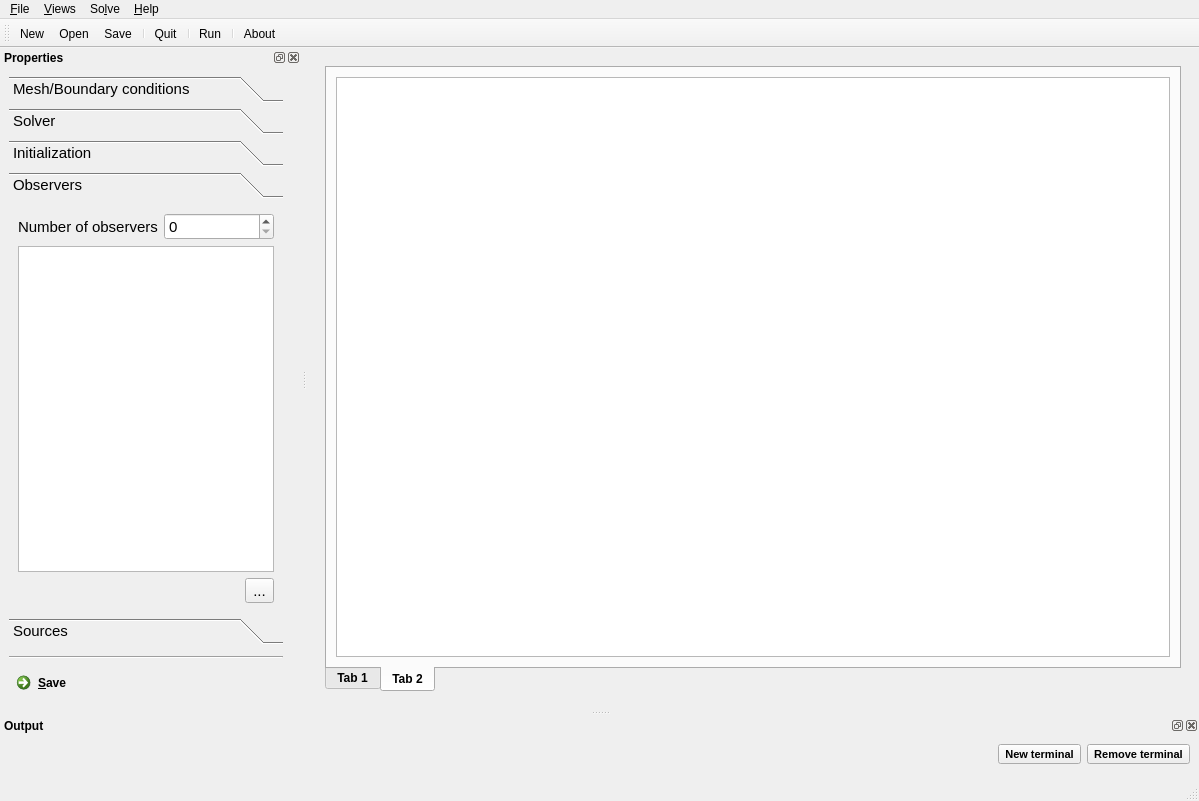
<?xml version="1.0" encoding="UTF-8"?>
<ui version="4.0">
 <class>MainWindow</class>
 <widget class="QMainWindow" name="MainWindow">
  <property name="geometry">
   <rect>
    <x>0</x>
    <y>0</y>
    <width>1199</width>
    <height>801</height>
   </rect>
  </property>
  <property name="windowTitle">
   <string>MainWindow</string>
  </property>
  <widget class="QWidget" name="centralwidget">
   <layout class="QGridLayout" name="gridLayout">
    <item row="0" column="0">
     <widget class="QWidget" name="widget" native="true">
      <layout class="QFormLayout" name="formLayout">
       <item row="0" column="0" colspan="2">
        <widget class="QSplitter" name="splitter">
         <property name="orientation">
          <enum>Qt::Vertical</enum>
         </property>
         <widget class="QTabWidget" name="tabWidget">
          <property name="font">
           <font>
            <pointsize>9</pointsize>
            <bold>true</bold>
           </font>
          </property>
          <property name="tabPosition">
           <enum>QTabWidget::South</enum>
          </property>
          <property name="tabShape">
           <enum>QTabWidget::Rounded</enum>
          </property>
          <property name="currentIndex">
           <number>1</number>
          </property>
          <widget class="QWidget" name="tab">
           <attribute name="title">
            <string>Tab 1</string>
           </attribute>
           <layout class="QGridLayout" name="gridLayout_4">
            <item row="0" column="0">
             <widget class="QFrame" name="frame">
              <property name="frameShape">
               <enum>QFrame::StyledPanel</enum>
              </property>
              <property name="frameShadow">
               <enum>QFrame::Raised</enum>
              </property>
             </widget>
            </item>
           </layout>
          </widget>
          <widget class="QWidget" name="tab_2">
           <attribute name="title">
            <string>Tab 2</string>
           </attribute>
           <layout class="QGridLayout" name="gridLayout_11">
            <item row="0" column="0">
             <widget class="QTextEdit" name="textEdit_config"/>
            </item>
           </layout>
          </widget>
         </widget>
        </widget>
       </item>
      </layout>
     </widget>
    </item>
   </layout>
  </widget>
  <widget class="QMenuBar" name="menubar">
   <property name="geometry">
    <rect>
     <x>0</x>
     <y>0</y>
     <width>1199</width>
     <height>23</height>
    </rect>
   </property>
   <widget class="QMenu" name="menu_File">
    <property name="title">
     <string>&amp;File</string>
    </property>
    <addaction name="action_New"/>
    <addaction name="action_Open"/>
    <addaction name="action_Save"/>
    <addaction name="separator"/>
    <addaction name="action_Quit"/>
   </widget>
   <widget class="QMenu" name="menu_Views">
    <property name="title">
     <string>&amp;Views</string>
    </property>
    <addaction name="actionProperties"/>
    <addaction name="actionOutputs"/>
   </widget>
   <widget class="QMenu" name="menuSo_lve">
    <property name="title">
     <string>So&amp;lve</string>
    </property>
    <addaction name="action_Load_Gmsh_mesh_file"/>
    <addaction name="actionRun"/>
   </widget>
   <widget class="QMenu" name="menu_Help">
    <property name="title">
     <string>&amp;Help</string>
    </property>
    <addaction name="action_About"/>
   </widget>
   <addaction name="menu_File"/>
   <addaction name="menu_Views"/>
   <addaction name="menuSo_lve"/>
   <addaction name="menu_Help"/>
  </widget>
  <widget class="QStatusBar" name="statusbar"/>
  <widget class="QDockWidget" name="dockWidget_Properties">
   <property name="font">
    <font>
     <pointsize>9</pointsize>
     <bold>true</bold>
    </font>
   </property>
   <property name="floating">
    <bool>false</bool>
   </property>
   <property name="features">
    <set>QDockWidget::DockWidgetClosable|QDockWidget::DockWidgetFloatable|QDockWidget::DockWidgetMovable</set>
   </property>
   <property name="windowTitle">
    <string>Properties</string>
   </property>
   <attribute name="dockWidgetArea">
    <number>1</number>
   </attribute>
   <widget class="QWidget" name="dockWidgetContents">
    <layout class="QGridLayout" name="gridLayout_3">
     <item row="3" column="0">
      <widget class="Line" name="line_2">
       <property name="orientation">
        <enum>Qt::Horizontal</enum>
       </property>
      </widget>
     </item>
     <item row="4" column="0">
      <widget class="QCommandLinkButton" name="commandLinkButton">
       <property name="text">
        <string>&amp;Save</string>
       </property>
      </widget>
     </item>
     <item row="0" column="0">
      <widget class="QToolBox" name="toolBox">
       <property name="font">
        <font>
         <pointsize>11</pointsize>
         <bold>false</bold>
        </font>
       </property>
       <property name="frameShape">
        <enum>QFrame::NoFrame</enum>
       </property>
       <property name="currentIndex">
        <number>3</number>
       </property>
       <widget class="QWidget" name="page_Mesh">
        <property name="geometry">
         <rect>
          <x>0</x>
          <y>0</y>
          <width>453</width>
          <height>390</height>
         </rect>
        </property>
        <attribute name="label">
         <string>Mesh/Boundary conditions</string>
        </attribute>
        <layout class="QGridLayout" name="gridLayout_5">
         <item row="0" column="1">
          <widget class="QLineEdit" name="lineEdit_mesh"/>
         </item>
         <item row="0" column="0">
          <widget class="QLabel" name="label">
           <property name="text">
            <string>Mesh file</string>
           </property>
          </widget>
         </item>
         <item row="0" column="3">
          <widget class="QToolButton" name="toolButton_Load_mesh">
           <property name="text">
            <string>...</string>
           </property>
          </widget>
         </item>
         <item row="1" column="0">
          <widget class="QLabel" name="label_2">
           <property name="text">
            <string>Number of BC</string>
           </property>
          </widget>
         </item>
         <item row="1" column="1" colspan="3">
          <widget class="QSpinBox" name="spinBox_nbBC"/>
         </item>
         <item row="2" column="0" colspan="4">
          <widget class="QTableWidget" name="tableWidget_BC"/>
         </item>
         <item row="5" column="0" colspan="4">
          <layout class="QHBoxLayout" name="horizontalLayout_3">
           <item>
            <spacer name="horizontalSpacer_3">
             <property name="orientation">
              <enum>Qt::Horizontal</enum>
             </property>
             <property name="sizeHint" stdset="0">
              <size>
               <width>40</width>
               <height>20</height>
              </size>
             </property>
            </spacer>
           </item>
           <item>
            <widget class="QToolButton" name="toolButton_goSolver">
             <property name="text">
              <string>...</string>
             </property>
             <property name="icon">
              <iconset theme="go-next">
               <normaloff>.</normaloff>.</iconset>
             </property>
            </widget>
           </item>
          </layout>
         </item>
        </layout>
       </widget>
       <widget class="QWidget" name="page_Solver">
        <property name="geometry">
         <rect>
          <x>0</x>
          <y>0</y>
          <width>453</width>
          <height>390</height>
         </rect>
        </property>
        <attribute name="label">
         <string>Solver</string>
        </attribute>
        <layout class="QGridLayout" name="gridLayout_6">
         <item row="8" column="0" colspan="2">
          <layout class="QHBoxLayout" name="horizontalLayout_2">
           <item>
            <spacer name="horizontalSpacer_2">
             <property name="orientation">
              <enum>Qt::Horizontal</enum>
             </property>
             <property name="sizeHint" stdset="0">
              <size>
               <width>40</width>
               <height>20</height>
              </size>
             </property>
            </spacer>
           </item>
           <item>
            <widget class="QToolButton" name="toolButton_goInit">
             <property name="text">
              <string>...</string>
             </property>
             <property name="icon">
              <iconset theme="go-next"/>
             </property>
            </widget>
           </item>
          </layout>
         </item>
         <item row="3" column="1">
          <widget class="QSpinBox" name="spinBox_cpu">
           <property name="minimum">
            <number>1</number>
           </property>
           <property name="maximum">
            <number>100000</number>
           </property>
          </widget>
         </item>
         <item row="0" column="0" colspan="2">
          <widget class="QGroupBox" name="groupBox">
           <property name="title">
            <string>Time</string>
           </property>
           <layout class="QGridLayout" name="gridLayout_13">
            <item row="5" column="0">
             <widget class="QLabel" name="label_5">
              <property name="text">
               <string>Step</string>
              </property>
             </widget>
            </item>
            <item row="2" column="2" rowspan="3">
             <widget class="QLineEdit" name="lineEdit_timeEnd">
              <property name="text">
               <string>0.05</string>
              </property>
             </widget>
            </item>
            <item row="6" column="3">
             <widget class="QLabel" name="label_10">
              <property name="text">
               <string>s</string>
              </property>
             </widget>
            </item>
            <item row="6" column="0">
             <widget class="QLabel" name="label_6">
              <property name="text">
               <string>saving rate</string>
              </property>
             </widget>
            </item>
            <item row="0" column="0" rowspan="2">
             <widget class="QLabel" name="label_3">
              <property name="text">
               <string>Start</string>
              </property>
             </widget>
            </item>
            <item row="5" column="2">
             <widget class="QLineEdit" name="lineEdit_timeStep">
              <property name="text">
               <string>0.00001</string>
              </property>
             </widget>
            </item>
            <item row="0" column="2" rowspan="2">
             <widget class="QLineEdit" name="lineEdit_timeStart">
              <property name="text">
               <string>0</string>
              </property>
             </widget>
            </item>
            <item row="2" column="3" rowspan="2">
             <widget class="QLabel" name="label_8">
              <property name="text">
               <string>s</string>
              </property>
             </widget>
            </item>
            <item row="3" column="0">
             <widget class="QLabel" name="label_4">
              <property name="text">
               <string>End</string>
              </property>
             </widget>
            </item>
            <item row="0" column="3" rowspan="2">
             <widget class="QLabel" name="label_7">
              <property name="text">
               <string>s</string>
              </property>
             </widget>
            </item>
            <item row="5" column="3">
             <widget class="QLabel" name="label_9">
              <property name="text">
               <string>s</string>
              </property>
             </widget>
            </item>
            <item row="6" column="2">
             <widget class="QLineEdit" name="lineEdit_timeRate">
              <property name="text">
               <string>0.001</string>
              </property>
             </widget>
            </item>
           </layout>
          </widget>
         </item>
         <item row="1" column="0" colspan="2">
          <widget class="QComboBox" name="comboBox_timeInteg">
           <item>
            <property name="text">
             <string>&lt;Time integration method&gt;</string>
            </property>
           </item>
           <item>
            <property name="text">
             <string>Euler (1st order forward)</string>
            </property>
           </item>
           <item>
            <property name="text">
             <string>Runge-Kutta (4th order)</string>
            </property>
           </item>
          </widget>
         </item>
         <item row="2" column="0" colspan="2">
          <widget class="QComboBox" name="comboBox_elemType">
           <item>
            <property name="text">
             <string>&lt;Element type&gt;</string>
            </property>
           </item>
           <item>
            <property name="text">
             <string>Lagrange</string>
            </property>
           </item>
           <item>
            <property name="text">
             <string>Isoparametric</string>
            </property>
           </item>
          </widget>
         </item>
         <item row="3" column="0">
          <widget class="QLabel" name="label_11">
           <property name="text">
            <string>Number of thread</string>
           </property>
          </widget>
         </item>
         <item row="9" column="0">
          <spacer name="verticalSpacer">
           <property name="orientation">
            <enum>Qt::Vertical</enum>
           </property>
           <property name="sizeHint" stdset="0">
            <size>
             <width>20</width>
             <height>40</height>
            </size>
           </property>
          </spacer>
         </item>
        </layout>
       </widget>
       <widget class="QWidget" name="page_Initialization">
        <property name="geometry">
         <rect>
          <x>0</x>
          <y>0</y>
          <width>453</width>
          <height>390</height>
         </rect>
        </property>
        <attribute name="label">
         <string>Initialization</string>
        </attribute>
        <layout class="QGridLayout" name="gridLayout_10">
         <item row="0" column="0">
          <widget class="QLabel" name="label_12">
           <property name="text">
            <string>Number of initial values</string>
           </property>
          </widget>
         </item>
         <item row="0" column="1">
          <widget class="QSpinBox" name="spinBox_nbInit"/>
         </item>
         <item row="1" column="0" colspan="2">
          <widget class="QTableWidget" name="tableWidget_Init">
           <attribute name="horizontalHeaderCascadingSectionResizes">
            <bool>true</bool>
           </attribute>
           <attribute name="horizontalHeaderDefaultSectionSize">
            <number>60</number>
           </attribute>
          </widget>
         </item>
         <item row="2" column="0" colspan="2">
          <layout class="QGridLayout" name="gridLayout_7">
           <item row="0" column="0">
            <spacer name="horizontalSpacer_4">
             <property name="orientation">
              <enum>Qt::Horizontal</enum>
             </property>
             <property name="sizeHint" stdset="0">
              <size>
               <width>40</width>
               <height>20</height>
              </size>
             </property>
            </spacer>
           </item>
           <item row="0" column="1">
            <widget class="QToolButton" name="toolButton_goObs">
             <property name="text">
              <string>...</string>
             </property>
             <property name="icon">
              <iconset theme="go-next">
               <normaloff>.</normaloff>.</iconset>
             </property>
            </widget>
           </item>
          </layout>
         </item>
        </layout>
       </widget>
       <widget class="QWidget" name="page_Observers">
        <property name="geometry">
         <rect>
          <x>0</x>
          <y>0</y>
          <width>453</width>
          <height>390</height>
         </rect>
        </property>
        <attribute name="label">
         <string>Observers</string>
        </attribute>
        <layout class="QGridLayout" name="gridLayout_12">
         <item row="0" column="0">
          <widget class="QLabel" name="label_13">
           <property name="text">
            <string>Number of observers</string>
           </property>
          </widget>
         </item>
         <item row="0" column="1">
          <widget class="QSpinBox" name="spinBox_nbObs"/>
         </item>
         <item row="1" column="0" colspan="2">
          <widget class="QTableWidget" name="tableWidget_Obs">
           <attribute name="horizontalHeaderCascadingSectionResizes">
            <bool>true</bool>
           </attribute>
           <attribute name="horizontalHeaderDefaultSectionSize">
            <number>60</number>
           </attribute>
          </widget>
         </item>
         <item row="2" column="0" colspan="2">
          <layout class="QGridLayout" name="gridLayout_8">
           <item row="0" column="0">
            <spacer name="horizontalSpacer_5">
             <property name="orientation">
              <enum>Qt::Horizontal</enum>
             </property>
             <property name="sizeHint" stdset="0">
              <size>
               <width>40</width>
               <height>20</height>
              </size>
             </property>
            </spacer>
           </item>
           <item row="0" column="1">
            <widget class="QToolButton" name="toolButton_goSrc">
             <property name="text">
              <string>...</string>
             </property>
             <property name="icon">
              <iconset theme="go-next">
               <normaloff>.</normaloff>.</iconset>
             </property>
            </widget>
           </item>
          </layout>
         </item>
        </layout>
       </widget>
       <widget class="QWidget" name="page_Sources">
        <property name="geometry">
         <rect>
          <x>0</x>
          <y>0</y>
          <width>453</width>
          <height>390</height>
         </rect>
        </property>
        <attribute name="label">
         <string>Sources</string>
        </attribute>
        <layout class="QGridLayout" name="gridLayout_14">
         <item row="1" column="0" colspan="2">
          <widget class="QTableWidget" name="tableWidget_Src">
           <attribute name="horizontalHeaderCascadingSectionResizes">
            <bool>true</bool>
           </attribute>
           <attribute name="horizontalHeaderDefaultSectionSize">
            <number>60</number>
           </attribute>
          </widget>
         </item>
         <item row="0" column="0">
          <widget class="QLabel" name="label_14">
           <property name="text">
            <string>Number of sources</string>
           </property>
          </widget>
         </item>
         <item row="0" column="1">
          <widget class="QSpinBox" name="spinBox_nbSrc"/>
         </item>
        </layout>
       </widget>
      </widget>
     </item>
     <item row="1" column="1">
      <widget class="Line" name="line">
       <property name="orientation">
        <enum>Qt::Vertical</enum>
       </property>
      </widget>
     </item>
    </layout>
   </widget>
  </widget>
  <widget class="QDockWidget" name="dockWidget_Output">
   <property name="font">
    <font>
     <pointsize>9</pointsize>
     <bold>true</bold>
    </font>
   </property>
   <property name="floating">
    <bool>false</bool>
   </property>
   <property name="windowTitle">
    <string>Output</string>
   </property>
   <attribute name="dockWidgetArea">
    <number>8</number>
   </attribute>
   <widget class="QWidget" name="dockWidgetContents_Outlet">
    <layout class="QGridLayout" name="gridLayout_2">
     <item row="0" column="0">
      <layout class="QHBoxLayout" name="horizontalLayout">
       <property name="spacing">
        <number>6</number>
       </property>
       <item>
        <spacer name="horizontalSpacer">
         <property name="orientation">
          <enum>Qt::Horizontal</enum>
         </property>
         <property name="sizeHint" stdset="0">
          <size>
           <width>40</width>
           <height>20</height>
          </size>
         </property>
        </spacer>
       </item>
       <item>
        <widget class="QToolButton" name="toolButton_add_term">
         <property name="font">
          <font>
           <pointsize>8</pointsize>
           <bold>true</bold>
           <underline>false</underline>
          </font>
         </property>
         <property name="text">
          <string>New terminal</string>
         </property>
        </widget>
       </item>
       <item>
        <widget class="QToolButton" name="toolButton_rm_term">
         <property name="font">
          <font>
           <pointsize>8</pointsize>
           <bold>true</bold>
           <underline>false</underline>
          </font>
         </property>
         <property name="text">
          <string>Remove terminal</string>
         </property>
        </widget>
       </item>
      </layout>
     </item>
     <item row="1" column="0">
      <widget class="QTermWidget" name="termwidget" native="true"/>
     </item>
    </layout>
   </widget>
  </widget>
  <widget class="QToolBar" name="toolBar">
   <property name="windowTitle">
    <string>toolBar</string>
   </property>
   <attribute name="toolBarArea">
    <enum>TopToolBarArea</enum>
   </attribute>
   <attribute name="toolBarBreak">
    <bool>false</bool>
   </attribute>
   <addaction name="action_New"/>
   <addaction name="action_Open"/>
   <addaction name="action_Save"/>
   <addaction name="separator"/>
   <addaction name="action_Quit"/>
   <addaction name="separator"/>
   <addaction name="actionRun"/>
   <addaction name="separator"/>
   <addaction name="action_About"/>
  </widget>
  <action name="action_New">
   <property name="icon">
    <iconset theme="document-new"/>
   </property>
   <property name="text">
    <string>&amp;New</string>
   </property>
  </action>
  <action name="action_Save">
   <property name="icon">
    <iconset theme="document-save"/>
   </property>
   <property name="text">
    <string>&amp;Save</string>
   </property>
  </action>
  <action name="action_Quit">
   <property name="icon">
    <iconset theme="window-close"/>
   </property>
   <property name="text">
    <string>&amp;Quit</string>
   </property>
  </action>
  <action name="actionProperties">
   <property name="checkable">
    <bool>true</bool>
   </property>
   <property name="checked">
    <bool>true</bool>
   </property>
   <property name="icon">
    <iconset theme="preferences-other"/>
   </property>
   <property name="text">
    <string>Properties</string>
   </property>
  </action>
  <action name="actionOutputs">
   <property name="checkable">
    <bool>true</bool>
   </property>
   <property name="checked">
    <bool>true</bool>
   </property>
   <property name="icon">
    <iconset theme="go-down"/>
   </property>
   <property name="text">
    <string>Outputs</string>
   </property>
  </action>
  <action name="actionSave_case">
   <property name="icon">
    <iconset theme="document-save-as"/>
   </property>
   <property name="text">
    <string>Save case</string>
   </property>
  </action>
  <action name="actionRun">
   <property name="icon">
    <iconset theme="media-playback-start"/>
   </property>
   <property name="text">
    <string>&amp;Run</string>
   </property>
  </action>
  <action name="action_About">
   <property name="icon">
    <iconset theme="help-about"/>
   </property>
   <property name="text">
    <string>&amp;About</string>
   </property>
  </action>
  <action name="action_Open">
   <property name="icon">
    <iconset theme="document-open"/>
   </property>
   <property name="text">
    <string>&amp;Open</string>
   </property>
  </action>
  <action name="action_Load_Gmsh_mesh_file">
   <property name="icon">
    <iconset theme="folder-open"/>
   </property>
   <property name="text">
    <string>&amp;Load Gmsh mesh file</string>
   </property>
  </action>
 </widget>
 <customwidgets>
  <customwidget>
   <class>QTermWidget</class>
   <extends>QWidget</extends>
   <header location="global">qtermwidget5/qtermwidget.h</header>
   <container>1</container>
  </customwidget>
 </customwidgets>
 <resources/>
 <connections>
  <connection>
   <sender>action_Quit</sender>
   <signal>triggered()</signal>
   <receiver>MainWindow</receiver>
   <slot>close()</slot>
   <hints>
    <hint type="sourcelabel">
     <x>-1</x>
     <y>-1</y>
    </hint>
    <hint type="destinationlabel">
     <x>399</x>
     <y>299</y>
    </hint>
   </hints>
  </connection>
  <connection>
   <sender>actionProperties</sender>
   <signal>triggered(bool)</signal>
   <receiver>dockWidget_Properties</receiver>
   <slot>setVisible(bool)</slot>
   <hints>
    <hint type="sourcelabel">
     <x>-1</x>
     <y>-1</y>
    </hint>
    <hint type="destinationlabel">
     <x>95</x>
     <y>235</y>
    </hint>
   </hints>
  </connection>
  <connection>
   <sender>actionOutputs</sender>
   <signal>triggered(bool)</signal>
   <receiver>dockWidget_Output</receiver>
   <slot>setVisible(bool)</slot>
   <hints>
    <hint type="sourcelabel">
     <x>-1</x>
     <y>-1</y>
    </hint>
    <hint type="destinationlabel">
     <x>399</x>
     <y>721</y>
    </hint>
   </hints>
  </connection>
  <connection>
   <sender>toolButton_Load_mesh</sender>
   <signal>clicked()</signal>
   <receiver>action_Load_Gmsh_mesh_file</receiver>
   <slot>trigger()</slot>
   <hints>
    <hint type="sourcelabel">
     <x>231</x>
     <y>114</y>
    </hint>
    <hint type="destinationlabel">
     <x>-1</x>
     <y>-1</y>
    </hint>
   </hints>
  </connection>
 </connections>
</ui>
